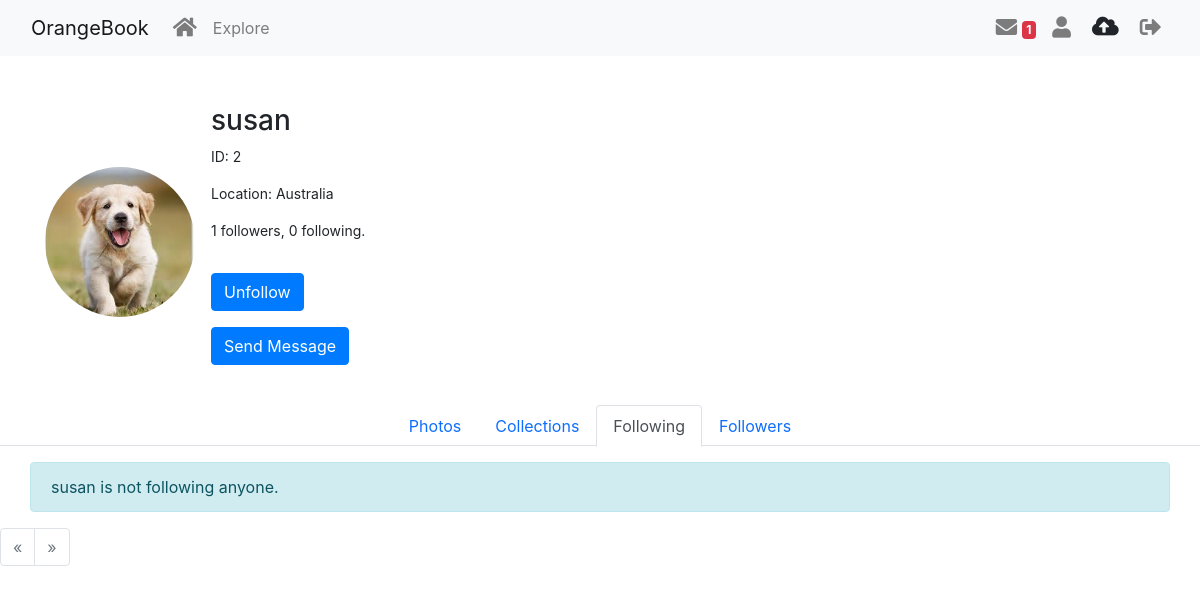
Page /user/susan/following (signed in) on the committed database.
### app/models.py (models this page shows, shortened)
class User(UserMixin, db.Model):
    id: so.Mapped[int] = so.mapped_column(primary_key=True)
    username: so.Mapped[str] = so.mapped_column(sa.String(64), index=True,
                                                unique=True)
    email: so.Mapped[str] = so.mapped_column(sa.String(120), index=True,
                                             unique=True)
    password_hash: so.Mapped[Optional[str]] = so.mapped_column(sa.String(256))
    location: so.Mapped[str] = so.mapped_column(sa.String(64), index=True,
                                                unique=True)
    posts: so.WriteOnlyMapped['Post'] = so.relationship(
        back_populates='author')
    about_me: so.Mapped[Optional[str]] = so.mapped_column(sa.String(140))
    last_seen: so.Mapped[Optional[datetime]] = so.mapped_column(
        default=lambda: datetime.now(timezone.utc))
    last_message_read_time: so.Mapped[Optional[datetime]] = so.mapped_column(
        sa.DateTime)
    avatar: so.Mapped[str] = so.mapped_column(
        sa.String(120), index=True, default='default.webp')  # Set default avatar
    following: so.WriteOnlyMapped['User'] = so.relationship(
        secondary=followers, primaryjoin=(followers.c.follower_id == id),
        secondaryjoin=(followers.c.followed_id == id),
        back_populates='followers')
    followers: so.WriteOnlyMapped['User'] = so.relationship(
        secondary=followers, primaryjoin=(followers.c.followed_id == id),
        secondaryjoin=(followers.c.follower_id == id),
        back_populates='following')
    def is_following(self, user):
        query = self.following.select().where(User.id == user.id)
        return db.session.scalar(query) is not None
    def followers_count(self):
        query = sa.select(sa.func.count()).select_from(
            self.followers.select().subquery())
        return db.session.scalar(query)
    def following_count(self):
        query = sa.select(sa.func.count()).select_from(
            self.following.select().subquery())
        return db.session.scalar(query)
    messages_sent: so.WriteOnlyMapped['Message'] = so.relationship(
        'Message', foreign_keys='Message.sender_id', back_populates='author')
    messages_received: so.WriteOnlyMapped['Message'] = so.relationship(
        'Message', foreign_keys='Message.recipient_id', back_populates='recipient')
    def unread_message_count(self):
        last_read_time = self.last_message_read_time or datetime(1900, 1, 1)
        query = sa.select(Message).where(Message.recipient_id == self.id,
                                         Message.timestamp > last_read_time)
        return db.session.scalar(sa.select(sa.func.count()).select_from(
            query.subquery()))
    notifications: so.WriteOnlyMapped['Notification'] = so.relationship(
        'Notification', back_populates='user')
    uploads: so.WriteOnlyMapped['Upload'] = so.relationship(
        'Upload', back_populates='user')

### app/user_routes.py (the view)
@user_bp.route('/<username>/following')
@login_required
def show_following(username):
    user = db.first_or_404(sa.select(User).filter_by(username=username))
    page = request.args.get('page', 1, type=int)
    followed_alias = aliased(User)
    pagination = db.session.query(followed_alias). \
        join(followers, followers.c.followed_id == followed_alias.id). \
        filter(followers.c.follower_id == user.id). \
        paginate(
            page=page, per_page=Config.POSTS_PER_PAGE, error_out=False)
    following = pagination.items
    form = EmptyForm()
    return render_template('User/following.html', user=user, form=form, pagination=pagination, following=following)

### app/forms.py
class EmptyForm(FlaskForm):
    submit = SubmitField('Submit')

### app/models.py (called while the page is built)
@login.user_loader
def load_user(id):
    return User.query.get(int(id))

    @classmethod
    def before_commit(cls, session):
        session._changes = {
            'add': list(session.new),
            'update': list(session.dirty),
            'delete': list(session.deleted)
        }

    @classmethod
    def after_commit(cls, session):
        for obj in session._changes['add']:
            if isinstance(obj, SearchableMixin):
                add_to_index(obj.__tablename__, obj)
        for obj in session._changes['update']:
            if isinstance(obj, SearchableMixin):
                add_to_index(obj.__tablename__, obj)
        for obj in session._changes['delete']:
            if isinstance(obj, SearchableMixin):
                remove_from_index(obj.__tablename__, obj)
        session._changes = None

### app/user_routes.py (called while the page is built)
@user_bp.before_request
def before_request():
    if current_user.is_authenticated:
        current_user.last_seen = datetime.now(timezone.utc)
        db.session.commit()

### app/templates/User/following.html (shortened to what this page needs)
{% from 'bootstrap5/pagination.html' import render_pagination %}
{% include 'user1.html' %}
{% block content %}
<div class="row mt-4">
    <div class="col-12">
        <ul class="nav nav-tabs justify-content-center">
            <li class="nav-item">
                <a class="nav-link " href="{{ url_for('user.user', username=user.username) }}">
                    Photos
                </a>
            </li>
            <li class="nav-item">
                <a class="nav-link" href="{{ url_for('user.check_collections', username=user.username) }}">
                    Collections
                </a>
            </li>
            <li class="nav-item">
                <a class="nav-link active" href="{{ url_for('user.show_following', username=user.username) }}">
                    Following
                </a>
            </li>
            <li class="nav-item">
                <a class="nav-link" href="{{ url_for('user.show_follower', username=user.username) }}">
                    Followers
                </a>
            </li>
        </ul>
    </div>
</div>
<div class="container mt-3">
    <div class="row">
        {% if following %}
            <h3>{{ user.username }} is following:</h3>
            {% for person in following %}
                <div class="col-md-4">
                    <div class="card mb-3">
                        <div class="card-body">
                            <img src="{{ url_for('static', filename='img/avatar/' ~ person.avatar) }}" alt="{{ person.username }}'s Profile Image" class="img-fluid rounded-circle mb-2" style="width: 50px; height: 50px;">
                            <h5 class="card-title">{{ person.username }}</h5>
                            <a href="{{ url_for('user.user', username=person.username) }}" class="btn btn-primary">View Profile</a>
                        </div>
                    </div>
                </div>
            {% endfor %}
        {% else %}
            <div class="alert alert-info" role="alert">
                {{ user.username }} is not following anyone.
            </div>
        {% endif %}
    </div>
</div>
<div class="page-footer">
    {{ render_pagination(pagination) }}
</div>
{% endblock %}

### app/templates/user1.html (shortened to what this page needs)
<!doctype html>
<html lang="en">
<head>
  <link href="https://cdn.jsdelivr.net/npm/bootstrap@5.3.2/dist/css/bootstrap.min.css" rel="stylesheet"
>
  <link rel="stylesheet" href="https://stackpath.bootstrapcdn.com/bootstrap/4.5.2/css/bootstrap.min.css">
  <link rel="stylesheet" href="https://cdnjs.cloudflare.com/ajax/libs/font-awesome/5.15.4/css/all.min.css">
  <link rel="stylesheet" href="{{ url_for('static', filename='css/user.css') }}">
</head>
<body>
  <nav class="navbar navbar-expand-lg navbar-light bg-light">
    <div class="container-fluid">
      <a class="navbar-brand" href="{{ url_for('main.gallery') }}">OrangeBook</a>
      <div class="collapse navbar-collapse" id="navbarSupportedContent">
        <ul class="navbar-nav me-auto mb-2 mb-lg-0">
          <li class="nav-item">
            <a class="nav-link" aria-current="page" href="{{ url_for('main.gallery') }}" title="Home">
              <i class="fas fa-home fa-lg"></i>
            </a>
          </li>
          <li class="nav-item">
            <a class="nav-link" aria-current="page" href="{{ url_for('main.circus') }}">Explore</a>
          </li>
        </ul>
        <ul class="navbar-nav mb-2 mb-lg-0">
          {% if current_user.is_anonymous %}
          <li class="nav-item">
            <a class="nav-link" aria-current="page" href="{{ url_for('main.login') }}" title="Log in">
              <i class="fas fa-sign-in-alt fa-lg"></i>
            </a>
          </li>
          <li class="nav-item">
            <a class="nav-link" aria-current="page" href="{{ url_for('main.register') }}" title="Sign up">
              <i class="fas fa-user-plus fa-lg"></i>
            </a>
          </li>
          {% else %}
          <li class="nav-item">
            <a class="nav-link" aria-current="page" href="{{ url_for('user.messages') }}">
              <i class="fas fa-envelope fa-lg" title="Messages"></i>
              {% set unread_message_count = current_user.unread_message_count() %}
              <span id="message_count" class="badge text-bg-danger" style="visibility: {% if unread_message_count %}visible
                                         {% else %}hidden{% endif %};">
                {{ unread_message_count }}
              </span>
            </a>
          </li>
          <li class="nav-item">
            <a class="nav-link" aria-current="page" href="{{ url_for('user.user', username=current_user.username) }}">
              <i class="fas fa-user fa-lg" title="Profile"></i>
            </a>
          </li>
          <li class="nav-item">
            <a class="btn btn-orange" href="{{ url_for('user.upload') }}" title="Upload">
              <i class="fas fa-cloud-upload-alt fa-lg"></i>
            </a>
          </li>
          <li class="nav-item">
            <a class="nav-link" aria-current="page" href="{{ url_for('main.logout') }}" title="Log out">
              <i class="fas fa-sign-out-alt fa-lg"></i>
            </a>
          </li>
          {% endif %}
        </ul>
      </div>
    </div>
  </nav>
  {% block content %}
  <div class="container mt-5">
    <div class="profile-header d-flex justify-content-start">
      <div>
        <img src="{{ url_for('static', filename='img/avatar/' ~ user.avatar) }}"
          alt="{{ user.username }}'s profile picture" class="profile-pic">
      </div>
      <div class="profile-info ml-3">
        <h3>{{ user.username }}</h3>
        <p>ID: {{ user.id }}</p>
        <p>Location: {{ user.location }}</p>
        <p>{{ user.followers_count() }} followers, {{ user.following_count() }} following.</p>
        {% if user == current_user %}
        <p><a href="{{ url_for('user.edit_profile') }}">Edit your profile</a></p>
        {% else %}
        <p>
        <form action="{{ url_for('user.unfollow', username=user.username) }}" method="post">
          {{ form.submit(value='Unfollow', class_='btn btn-primary') }}
        </form>
        </p>
        {% endif %}
        {% if user.id != current_user.id %}
        <p>
          <a href="{{ url_for('user.send_message', recipient=user.username) }}" class="btn btn-primary">
            Send Message
          </a>
        </p>
        {% endif %}
      </div>
    </div>
  </div>
  {% endblock %}

### app/static/css/user.css (style rules this page uses)
.profile-pic { border-radius: 50%; width: 150px; height: 150px; object-fit: cover; }
.profile-info { display: flex; flex-direction: column; justify-content: center; margin-left: 20px; font-size: 14px; }
.profile-header { display: flex; align-items: center; margin-top: 20px; }
.nav-tabs { display: flex; justify-content: center; }

### rows in the picture
User: avatar (placeholder picture), username "susan", id "2", location "Australia"

### other values in the picture
{{ unread_message_count }} "1"
{{ user.followers_count() }} "1"
{{ user.following_count() }} "0"
{{ render_pagination(pagination) }} "« »"
